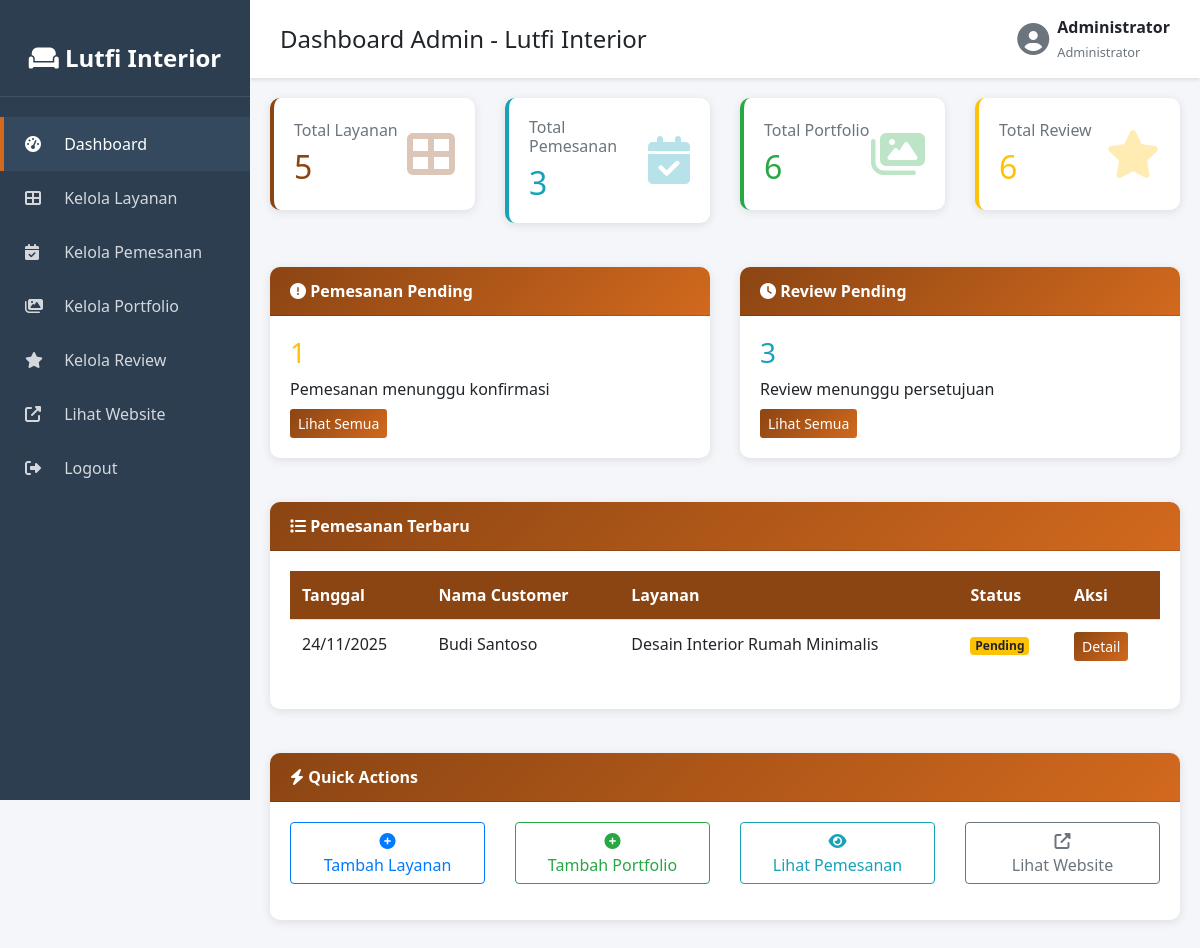
The page /public/dashboard (signed in) on the database its author committed.
### tables this page shows
CREATE TABLE `bookings` (
  `id` int NOT NULL,
  `service_id` int NOT NULL,
  `customer_name` varchar(100) NOT NULL,
  `email` varchar(100) NOT NULL,
  `phone` varchar(20) NOT NULL,
  `booking_date` date NOT NULL,
  `address` text,
  `notes` text,
  `status` enum('pending','confirmed','completed','cancelled') DEFAULT 'pending',
  `created_at` timestamp NULL DEFAULT CURRENT_TIMESTAMP
);

CREATE TABLE `services` (
  `id` int NOT NULL,
  `name` varchar(100) NOT NULL,
  `description` text,
  `price` decimal(10,2) NOT NULL,
  `image` varchar(255) DEFAULT NULL,
  `status` enum('active','inactive') DEFAULT 'active',
  `created_at` timestamp NULL DEFAULT CURRENT_TIMESTAMP,
  `updated_at` timestamp NULL DEFAULT CURRENT_TIMESTAMP ON UPDATE CURRENT_TIMESTAMP
);

### app/core/Controller.php (called while the page is built, shortened)
<?php
    class Controller {
        public function view($view, $data = [])
        {
        require_once '../app/views/' . $view . '.php';
        }
        public function model($model)
        {
        return new $model;
        }
    }

### app/controllers/Dashboard.php (called while the page is built, shortened)
<?php
class Dashboard extends Controller {
    public function index()
    {
        $data['title'] = 'Dashboard Admin - Lutfi Interior';
        $data['totalServices'] = $this->model('Service_model')->countServices();
        $data['totalBookings'] = $this->model('Booking_model')->countBookings();
        $data['totalPortfolios'] = $this->model('Portfolio_model')->countPortfolios();
        $data['totalReviews'] = $this->model('Review_model')->countReviews();
        $data['pendingBookings'] = $this->model('Booking_model')->countByStatus('pending');
        $data['pendingReviews'] = $this->model('Review_model')->countPendingReviews();
        $data['recentBookings'] = $this->model('Booking_model')->getPendingBookings();
        $this->view('admin/dashboard', $data);
    }
}

### app/core/App.php (called while the page is built, shortened)
<?php
class App
{
    protected $method = 'index';
    protected $params = [];
    public function __construct()
    {
        $this->controller = new $this->controller;
        call_user_func_array([$this->controller, $this->method], $this->params);
    }
}

### public/index.php (called while the page is built, shortened)
<?php
$app = new App;

### app/core/Database.php (called while the page is built, shortened)
<?php
class Database {
    private $host = DB_HOST;
    private $user = DB_USER;
    private $pass = DB_PASS;
    private $db_name = DB_NAME;
    private $dbh;
    private $stmt;
    public function __construct()
    {
        $dsn = 'mysql:host=' . $this->host . ';dbname=' . $this->db_name;
        $option = [
                PDO::ATTR_PERSISTENT => true,
                PDO::ATTR_ERRMODE => PDO::ERRMODE_EXCEPTION
        ];
        try {
            $this->dbh = new PDO($dsn, $this->user, $this->pass, $option);
        } catch(PDOException $e) {
            die($e->getMessage());
        }
    }
    public function query($query)
    {
        $this->stmt = $this->dbh->prepare($query);
    }
    public function bind($param, $value, $type = null)
    {
        if( is_null($type) ) {
            switch( true ) {
                default :
                    $type = PDO::PARAM_STR;
            }
        }
        $this->stmt->bindValue($param, $value, $type);
    }
    public function execute()
    {
        $this->stmt->execute();
    }
    public function resultSet()
    {
        $this->execute();
        return $this->stmt->fetchAll(PDO::FETCH_ASSOC);
    }
}

### app/models/Booking_model.php (called while the page is built, shortened)
<?php
class Booking_model {
    private $table = 'bookings';
    private $db;
    public function __construct()
    {
        $this->db = new Database;
    }
    public function getPendingBookings()
    {
        $query = "SELECT b.*, s.name as service_name
                  FROM {$this->table} b
                  LEFT JOIN services s ON b.service_id = s.id
                  WHERE b.status = 'pending'
                  ORDER BY b.created_at DESC
                  LIMIT 5";
        $this->db->query($query);
        return $this->db->resultSet();
    }
    public function countBookings()
    {
        $this->db->query('SELECT COUNT(*) as total FROM ' . $this->table);
        $result = $this->db->single();
        return $result['total'];
    }
    public function countByStatus($status)
    {
        $query = "SELECT COUNT(*) as total FROM {$this->table} WHERE status = :status";
        $this->db->query($query);
        $this->db->bind('status', $status);
        $result = $this->db->single();
        return $result['total'];
    }
}

### app/views/admin/dashboard.php (the view)
<div class="row">
    <div class="col-md-6 col-lg-3 mb-4">
        <div class="card stat-card">
            <div class="card-body">
                <div class="d-flex justify-content-between align-items-center">
                    <div>
                        <h6 class="text-muted mb-2">Total Layanan</h6>
                        <h2 class="mb-0" style="color: var(--primary-color);">
                            <?= $data['totalServices'] ?? 0; ?>
                        </h2>
                    </div>
                    <div class="stat-icon" style="color: var(--primary-color);">
                        <i class="fas fa-th-large"></i>
                    </div>
                </div>
            </div>
        </div>
    </div>
    <div class="col-md-6 col-lg-3 mb-4">
        <div class="card stat-card" style="border-left-color: #17a2b8;">
            <div class="card-body">
                <div class="d-flex justify-content-between align-items-center">
                    <div>
                        <h6 class="text-muted mb-2">Total Pemesanan</h6>
                        <h2 class="mb-0 text-info">
                            <?= $data['totalBookings'] ?? 0; ?>
                        </h2>
                    </div>
                    <div class="stat-icon text-info">
                        <i class="fas fa-calendar-check"></i>
                    </div>
                </div>
            </div>
        </div>
    </div>
    <div class="col-md-6 col-lg-3 mb-4">
        <div class="card stat-card" style="border-left-color: #28a745;">
            <div class="card-body">
                <div class="d-flex justify-content-between align-items-center">
                    <div>
                        <h6 class="text-muted mb-2">Total Portfolio</h6>
                        <h2 class="mb-0 text-success">
                            <?= $data['totalPortfolios'] ?? 0; ?>
                        </h2>
                    </div>
                    <div class="stat-icon text-success">
                        <i class="fas fa-images"></i>
                    </div>
                </div>
            </div>
        </div>
    </div>
    <div class="col-md-6 col-lg-3 mb-4">
        <div class="card stat-card" style="border-left-color: #ffc107;">
            <div class="card-body">
                <div class="d-flex justify-content-between align-items-center">
                    <div>
                        <h6 class="text-muted mb-2">Total Review</h6>
                        <h2 class="mb-0 text-warning">
                            <?= $data['totalReviews'] ?? 0; ?>
                        </h2>
                    </div>
                    <div class="stat-icon text-warning">
                        <i class="fas fa-star"></i>
                    </div>
                </div>
            </div>
        </div>
    </div>
</div>
<div class="row">
    <div class="col-md-6 mb-4">
        <div class="card">
            <div class="card-header">
                <i class="fas fa-exclamation-circle"></i> Pemesanan Pending
            </div>
            <div class="card-body">
                <h3 class="text-warning"><?= $data['pendingBookings'] ?? 0; ?></h3>
                <p class="mb-0">Pemesanan menunggu konfirmasi</p>
                <a href="<?= BASEURL; ?>/booking" class="btn btn-sm btn-primary mt-2">
                    Lihat Semua
                </a>
            </div>
        </div>
    </div>
    <div class="col-md-6 mb-4">
        <div class="card">
            <div class="card-header">
                <i class="fas fa-clock"></i> Review Pending
            </div>
            <div class="card-body">
                <h3 class="text-info"><?= $data['pendingReviews'] ?? 0; ?></h3>
                <p class="mb-0">Review menunggu persetujuan</p>
                <a href="<?= BASEURL; ?>/review" class="btn btn-sm btn-primary mt-2">
                    Lihat Semua
                </a>
            </div>
        </div>
    </div>
</div>
<div class="row">
    <div class="col-12">
        <div class="card">
            <div class="card-header">
                <i class="fas fa-list"></i> Pemesanan Terbaru
            </div>
            <div class="card-body">
                <?php if (!empty($data['recentBookings'])): ?>
                    <div class="table-responsive">
                        <table class="table table-hover">
                            <thead>
                                <tr>
                                    <th>Tanggal</th>
                                    <th>Nama Customer</th>
                                    <th>Layanan</th>
                                    <th>Status</th>
                                    <th>Aksi</th>
                                </tr>
                            </thead>
                            <tbody>
                                <?php foreach ($data['recentBookings'] as $booking): ?>
                                    <tr>
                                        <td><?= date('d/m/Y', strtotime($booking['created_at'])); ?></td>
                                        <td><?= $booking['customer_name']; ?></td>
                                        <td><?= $booking['service_name']; ?></td>
                                        <td>
                                            <span class="badge badge-warning">Pending</span>
                                        </td>
                                        <td>
                                            <a href="<?= BASEURL; ?>/booking" class="btn btn-sm btn-primary">
                                                Detail
                                            </a>
                                        </td>
                                    </tr>
                                <?php endforeach; ?>
                            </tbody>
                        </table>
                    </div>
                <?php else: ?>
                    <div class="alert alert-info mb-0">
                        Tidak ada pemesanan pending
                    </div>
                <?php endif; ?>
            </div>
        </div>
    </div>
</div>
<div class="row mt-4">
    <div class="col-12">
        <div class="card">
            <div class="card-header">
                <i class="fas fa-bolt"></i> Quick Actions
            </div>
            <div class="card-body">
                <div class="row text-center">
                    <div class="col-md-3 mb-3">
                        <a href="<?= BASEURL; ?>/service" class="btn btn-outline-primary btn-block">
                            <i class="fas fa-plus-circle"></i><br>
                            Tambah Layanan
                        </a>
                    </div>
                    <div class="col-md-3 mb-3">
                        <a href="<?= BASEURL; ?>/portfolio" class="btn btn-outline-success btn-block">
                            <i class="fas fa-plus-circle"></i><br>
                            Tambah Portfolio
                        </a>
                    </div>
                    <div class="col-md-3 mb-3">
                        <a href="<?= BASEURL; ?>/booking" class="btn btn-outline-info btn-block">
                            <i class="fas fa-eye"></i><br>
                            Lihat Pemesanan
                        </a>
                    </div>
                    <div class="col-md-3 mb-3">
                        <a href="<?= BASEURL; ?>" target="_blank" class="btn btn-outline-secondary btn-block">
                            <i class="fas fa-external-link-alt"></i><br>
                            Lihat Website
                        </a>
                    </div>
                </div>
            </div>
        </div>
    </div>
</div>

### app/views/templets/admin_header.php (style rules this page uses)
:root { --primary-color: #8B4513; --secondary-color: #D2691E; --sidebar-bg: #2c3e50; --sidebar-hover: #34495e; }
body { background-color: #f4f6f9; font-family: 'Segoe UI', Tahoma, Geneva, Verdana, sans-serif; }
.card { border: none; border-radius: 10px; box-shadow: 0 2px 10px rgba(0,0,0,0.1); margin-bottom: 20px; }
.card-header { background: linear-gradient(135deg, var(--primary-color), var(--secondary-color)); color: white; border-radius: 10px 10px 0 0 !important; font-weight: 600; }
.stat-card { border-left: 4px solid var(--primary-color); }
.stat-card .stat-icon { font-size: 3rem; opacity: 0.3; }
.btn-primary { background: linear-gradient(135deg, var(--primary-color), var(--secondary-color)); border: none; }
.table thead th { background-color: var(--primary-color); color: white; border: none; }

### rows shown on the page
bookings: created_at "24/11/2025", customer_name "Budi Santoso", service.name "Desain Interior Rumah Minimalis"

### other values the page prints
$data['title'] "Dashboard Admin - Lutfi Interior"
$_SESSION['name'] "Administrator"
$data['totalServices'] "5"
$data['totalBookings'] "3"
$data['totalPortfolios'] "6"
$data['totalReviews'] "6"
$data['pendingBookings'] "1"
$data['pendingReviews'] "3"
